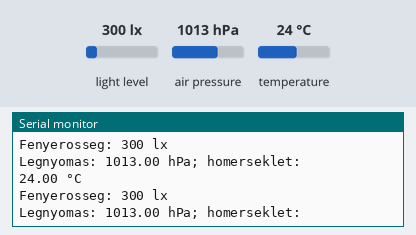
Bench run of a sketch on a simulated Arduino Uno, built with avr-gcc and run on an emulated ATmega328P. Shown: the last lines printed to the serial monitor. The inputs (shaded band) are chosen by the test bench; at power-on: light level 300 lx, air pressure 1013 hPa, temperature 24 °C.

Above: at 1.2 s.
1.3 s: light level set to 40 lx
At 2.4 s:
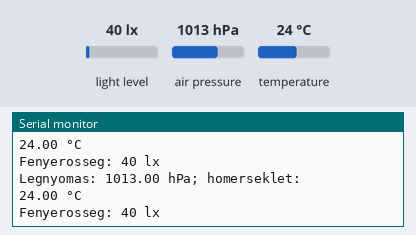
4.3 s: air pressure set to 952 hPa
At 5.1 s:
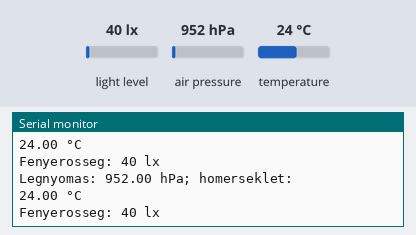
7.3 s: temperature set to 12 °C
At 7.9 s:
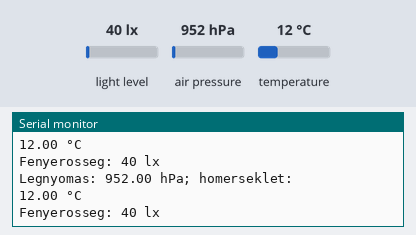
10.3 s: light level set to 1500 lx
At 11.4 s:
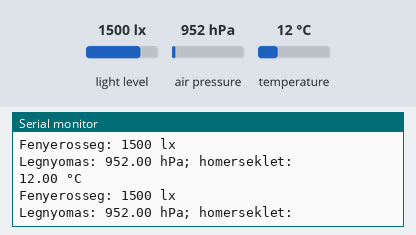
13.3 s: air pressure set to 1000 hPa
At 14.3 s:
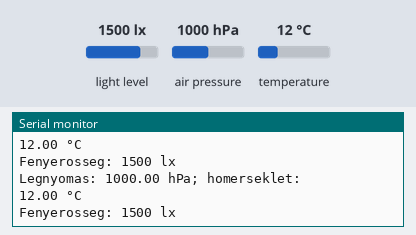
16.3 s: light level set to 500 lx
At 17.3 s:
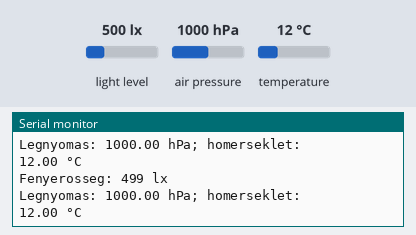
Timing chart, 0 to 19.3 s (numbered marks = the images above; inputs shaded):
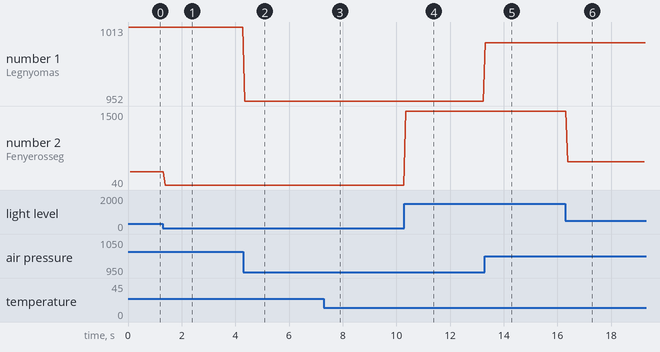

Measured:
- after the input at 1.3 s, the serial monitor: prints a new line after 0.09 s (image 1)
- after the input at 4.3 s, the serial monitor: prints a new line after 0.05 s (image 2)
- after the input at 7.3 s, the serial monitor: prints a new line after 0.10 s (image 3)
- after the input at 10.3 s, the serial monitor: prints a new line after 0.05 s (image 4)
- after the input at 13.3 s, the serial monitor: prints a new line at once (image 5)
- after the input at 16.3 s, the serial monitor: prints a new line after 0.08 s (image 6)
- plotted number 1: 1013 → 952 after the input at 4.3 s, 952 → 1000 after the input at 13.3 s
- plotted number 2: 300 → 40 after the input at 1.3 s, 40 → 1500 after the input at 10.3 s, 1500 → 499 after the input at 16.3 s

The sketch:

bmp180.ino
```cpp
#include <Wire.h>
#include <Adafruit_Sensor.h>
#include <Adafruit_BMP085_U.h>
#include <BH1750.h>

int flag_meres = 0;

Adafruit_BMP085_Unified bmp = Adafruit_BMP085_Unified(10085);
BH1750 lightMeter;

// TIMER0 interrupt 2 kHz
ISR(TIMER0_COMPA_vect)
{
  flag_meres = 1;
}

void setup(void)
{
  cli();
  //set timer0 interrupt at 2kHz
  TCCR0A = 0;// set entire TCCR2A register to 0
  TCCR0B = 0;// same for TCCR2B
  TCNT0  = 0;//initialize counter value to 0
  // set compare match register for 2khz increments
  OCR0A = 124;// = (16*10^6) / (2000*64) - 1 (must be <256)
  // turn on CTC mode
  TCCR0A |= (1 << WGM01);
  // Set CS01 and CS00 bits for 64 prescaler
  TCCR0B |= (1 << CS01) | (1 << CS00);
  // enable timer compare interrupt
  TIMSK0 |= (1 << OCIE0A);
  sei();

  Serial.begin(9600);
  Serial.println("Onallo laboratorium");

  Wire.begin();
  lightMeter.begin();
  if(!bmp.begin())
  {
    Serial.print("Ooops, no BMP085 detected ... Check your wiring or I2C ADDR!");
    while(1);
  }
}

void loop(void)
{
  sensors_event_t event;
  bmp.getEvent(&event);
  if(flag_meres)
  {
    if (event.pressure)
    {
      Serial.print("Legnyomas: "); Serial.print(event.pressure); Serial.println(" hPa; homerseklet: ");
      float temp;
      bmp.getTemperature(&temp);
      Serial.print(temp); Serial.println(" °C");
    }
    else
    {
      Serial.println("BMP180 sikertele meres");
    }
    delay(50);

    uint16_t lux = lightMeter.readLightLevel();
    Serial.print("Fenyerosseg: ");
    Serial.print(lux);
    Serial.println(" lx");
    delay(50);
    flag_meres = 0;
  }
}
```
